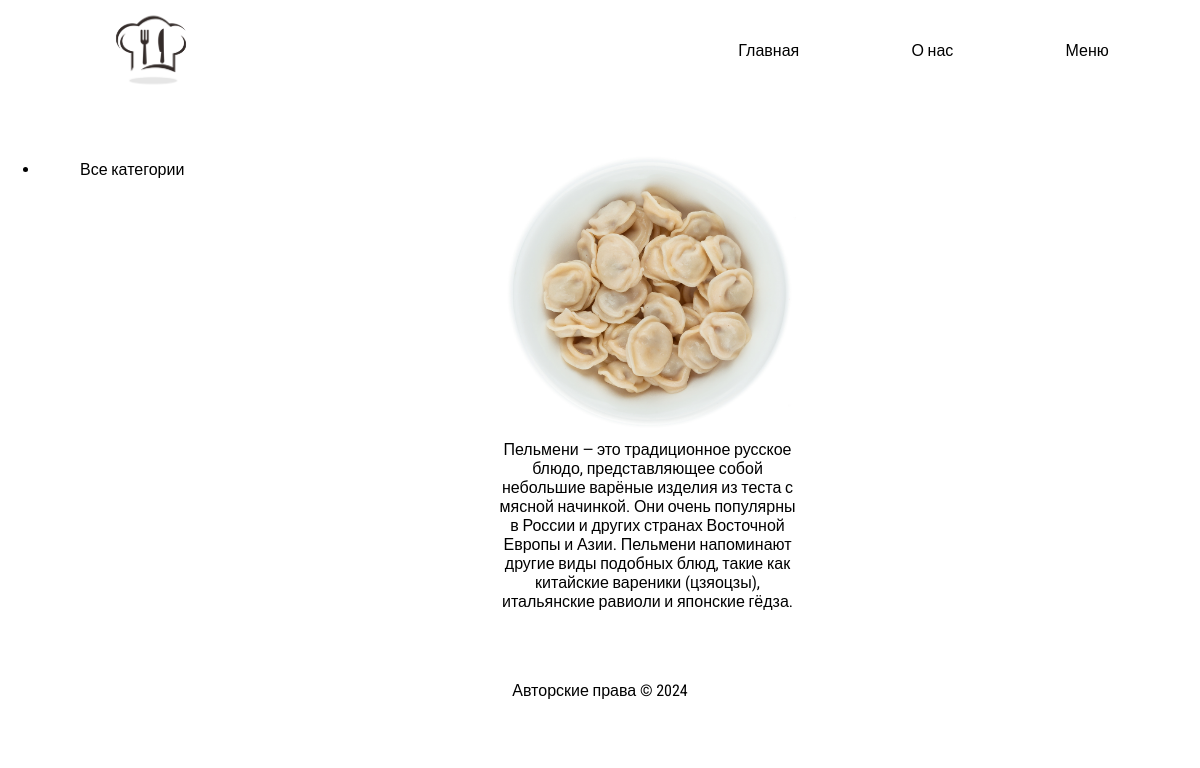
/posts/10/, run on the app's committed database.
### myapp/models.py (models this page shows, shortened)
class Posts(models.Model):
    title = models.CharField('Титул', max_length=255)
    content = models.TextField('Содержание')  # Изменили тип на TextField
    is_published = models.BooleanField(default=False)
    photo = models.ImageField(upload_to='img/', default='/img/')
    created_at = models.DateTimeField(auto_now_add=True)
    updated_at = models.DateTimeField(auto_now=True)
    slug = models.SlugField(max_length=255, db_index=True, unique=True, verbose_name='Ссылка', null=True)
    categoria = models.ForeignKey('Categories', on_delete=models.PROTECT, null=True)
    class Meta:
        verbose_name = "Пост"
        verbose_name_plural = "Посты"

### myapp/views.py (the view)
# urls.py: path('posts/<int:post_id>/', posts_detail, name='posts_detail'),
def posts_detail(request, post_id):
    post = get_object_or_404(Posts, id=post_id)
    return render(request, 'post_detail.html', {'post': post})

### myapp/templates/post_detail.html (shortened to what this page needs)
{% extends "base.html" %}
{% load static %}
{% block extracss %}
<link rel="stylesheet" href="{% static 'css/posts.css' %}" />
{% endblock %}
{% block content %}
<div class="sidebar">
  <ul>
    <li class="{% if not selected %}selected{% endif %}">
      <a href="{% url 'posts_sort' %}">Все категории</a>
    </li>
  </ul>
</div>
<div class="content">
  <div class="div2">
    <p class="p">
       {% if post.photo %}
       <img src="{{ post.photo.url }}" alt="" style="width: 300px; height: 290px; border-radius: 10px;">
       {% else %}
       <h1>no photo</h1>
       {% endif %}
      {{ post.content }}
    </p>
  </div>
</div>
{% endblock %}

### static/css/style.css (style rules this page uses)
* { padding: 0; margin: 0; box-sizing: border-box; font-family: "Roboto Condensed", sans-serif; }
body { background-color: #fff; }

### static/css/posts.css (style rules this page uses)
* { padding: 0; margin: 0; box-sizing: border-box; font-family: "Roboto Condensed", sans-serif; }
.p { width: 300px; height: 290px; border-radius: 20px; margin-left: 15px; margin-right: 20px; margin-bottom: 100px; transition: transform 0.5s; color: black; }
div > p { display: flex; flex-direction: row; justify-content: center; margin-top: 50px; flex-wrap: wrap; text-align: center; }
.sidebar { display: flex; flex-direction: column; margin: 20px; position: absolute; color: black; }
.sidebar a, ul, li { color: black; text-decoration: none; padding: 20px; }
.content { display: flex; flex-direction: row; justify-content: center; align-items: center; margin-bottom: 100px; margin-left: 100px; }

### data on the page
Posts: photo (picture), content "Пельмени — это традиционное русское блюдо, представляющее собой небольшие варёные изделия из теста с мясной начинкой. Они очень популярны в России и других странах Восточной Европы и Азии. Пельмени напоминают другие виды подобных блюд, такие как китайские вареники (цзяоцзы), итальянские равиоли и японские гёдза."
